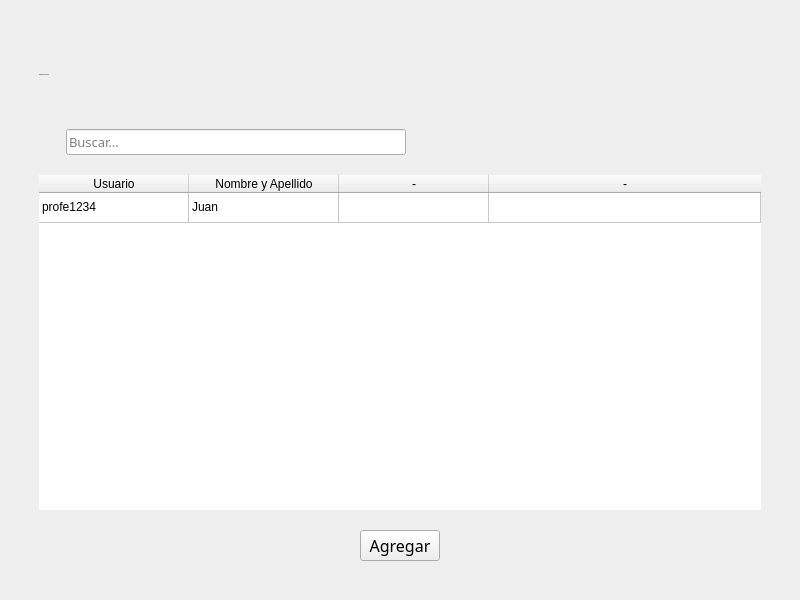
<?xml version="1.0" encoding="UTF-8"?>
<ui version="4.0">
 <class>MainWindow</class>
 <widget class="QMainWindow" name="MainWindow">
  <property name="geometry">
   <rect>
    <x>0</x>
    <y>0</y>
    <width>800</width>
    <height>600</height>
   </rect>
  </property>
  <property name="windowTitle">
   <string>MainWindow</string>
  </property>
  <property name="styleSheet">
   <string notr="true">@import url('https://fonts.googleapis.com/css2?family=Oswald:wght@200;400;700&amp;display=swap');

*{
    font-family: 'Raleway-blod';
    font-weight: 400;
}

QMenuBar{

    background-color: #293045;
    padding: 0;    
    text-transform: capitalize;
    font-size: 14px;
    color:white;
    display: flex;
    flex-direction: column;

}

QMenuBar:item{
    padding: 17px;
    border-radius: 10px;

}

QMenuBar:item:selected{
    background-color: #768AC5;
    color:black;
    border-radius: 5px;
    margin: 10px;
    
    

}

QMenu{
    background-color: #293045;

    color: white;
}

QMenu:item{
    padding: 5px;
    border-radius: 5px;
}

QMenu:item:selected{
    background-color: #768AC5;
    color:white;

}
Qmenu#icon{
   icon:size 40px; 
    
}


QRadioButton:indicator{
    border-style: solid;
    border-color:  #293045;
    border-radius: 6%;
    border-width:  2px;
    background-color: #BABFCE;
}
QRadioButton::indicator:checked{
    background-color: #768AC5;
}

#label{
    font-size: 20px;
}

QLineEdit{
    border-radius: 5px;
    background-color: #BABFCE;
    
}

#title{
    width: 100px;
    height: 200px;
}



QPushButton{
    border-color:#293045;
    border-style: solid;
    border-width: 1px;
    border-radius: 5px;
    background-color: #BABFCE;
    color:#293045;

}
QPushButton:hover{
    background-color:#768AC5;
    color:aliceblue;
}
QPushButton:pressed {
    background-color: #293045;

}

#pushButton_5{
    padding: 10px;
    background-color: #768AC5;
    border-radius: 15%;
}

#pushButton_2,#pushButton_3,#pushButton_4{
    width: 65px;
    height: 30px;
}

</string>
  </property>
  <widget class="QWidget" name="centralwidget">
   <layout class="QGridLayout" name="gridLayout_2">
    <item row="0" column="0">
     <layout class="QVBoxLayout" name="verticalLayout">
      <property name="spacing">
       <number>20</number>
      </property>
      <property name="leftMargin">
       <number>30</number>
      </property>
      <property name="topMargin">
       <number>30</number>
      </property>
      <property name="rightMargin">
       <number>30</number>
      </property>
      <property name="bottomMargin">
       <number>30</number>
      </property>
      <item>
       <widget class="QLabel" name="label">
        <property name="sizePolicy">
         <sizepolicy hsizetype="Fixed" vsizetype="Fixed">
          <horstretch>0</horstretch>
          <verstretch>0</verstretch>
         </sizepolicy>
        </property>
        <property name="minimumSize">
         <size>
          <width>0</width>
          <height>70</height>
         </size>
        </property>
        <property name="font">
         <font>
          <family>Raleway-blod</family>
          <pointsize>-1</pointsize>
          <bold>false</bold>
         </font>
        </property>
        <property name="text">
         <string>Solicitudes de usuario</string>
        </property>
       </widget>
      </item>
      <item>
       <layout class="QHBoxLayout" name="horizontalLayout_2">
        <item>
         <widget class="QLabel" name="label_2">
          <property name="sizePolicy">
           <sizepolicy hsizetype="Fixed" vsizetype="Fixed">
            <horstretch>0</horstretch>
            <verstretch>0</verstretch>
           </sizepolicy>
          </property>
          <property name="text">
           <string/>
          </property>
          <property name="pixmap">
           <pixmap>lupa.png</pixmap>
          </property>
         </widget>
        </item>
        <item>
         <widget class="QLineEdit" name="lineEdit">
          <property name="sizePolicy">
           <sizepolicy hsizetype="Maximum" vsizetype="Fixed">
            <horstretch>0</horstretch>
            <verstretch>0</verstretch>
           </sizepolicy>
          </property>
          <property name="minimumSize">
           <size>
            <width>340</width>
            <height>0</height>
           </size>
          </property>
          <property name="font">
           <font>
            <family>Raleway-blod</family>
            <pointsize>10</pointsize>
            <bold>false</bold>
           </font>
          </property>
          <property name="styleSheet">
           <string notr="true"/>
          </property>
          <property name="placeholderText">
           <string>Buscar...</string>
          </property>
         </widget>
        </item>
        <item>
         <spacer name="horizontalSpacer_2">
          <property name="orientation">
           <enum>Qt::Horizontal</enum>
          </property>
          <property name="sizeHint" stdset="0">
           <size>
            <width>40</width>
            <height>20</height>
           </size>
          </property>
         </spacer>
        </item>
       </layout>
      </item>
      <item>
       <widget class="QTableWidget" name="tableWidget">
        <property name="sizePolicy">
         <sizepolicy hsizetype="Expanding" vsizetype="Expanding">
          <horstretch>0</horstretch>
          <verstretch>0</verstretch>
         </sizepolicy>
        </property>
        <property name="frameShape">
         <enum>QFrame::NoFrame</enum>
        </property>
        <property name="frameShadow">
         <enum>QFrame::Plain</enum>
        </property>
        <property name="sortingEnabled">
         <bool>true</bool>
        </property>
        <attribute name="horizontalHeaderMinimumSectionSize">
         <number>90</number>
        </attribute>
        <attribute name="horizontalHeaderDefaultSectionSize">
         <number>150</number>
        </attribute>
        <attribute name="horizontalHeaderStretchLastSection">
         <bool>true</bool>
        </attribute>
        <attribute name="verticalHeaderVisible">
         <bool>false</bool>
        </attribute>
        <attribute name="verticalHeaderDefaultSectionSize">
         <number>30</number>
        </attribute>
        <attribute name="verticalHeaderHighlightSections">
         <bool>false</bool>
        </attribute>
        <attribute name="verticalHeaderShowSortIndicator" stdset="0">
         <bool>false</bool>
        </attribute>
        <row>
         <property name="text">
          <string/>
         </property>
        </row>
        <column>
         <property name="text">
          <string>Usuario</string>
         </property>
        </column>
        <column>
         <property name="text">
          <string>Nombre y Apellido</string>
         </property>
        </column>
        <column>
         <property name="text">
          <string>-</string>
         </property>
        </column>
        <column>
         <property name="text">
          <string>-</string>
         </property>
        </column>
        <item row="0" column="0">
         <property name="text">
          <string>profe1234</string>
         </property>
        </item>
        <item row="0" column="1">
         <property name="text">
          <string>Juan</string>
         </property>
        </item>
        <item row="0" column="2">
         <property name="text">
          <string/>
         </property>
        </item>
       </widget>
      </item>
      <item>
       <layout class="QHBoxLayout" name="horizontalLayout">
        <item>
         <spacer name="horizontalSpacer">
          <property name="orientation">
           <enum>Qt::Horizontal</enum>
          </property>
          <property name="sizeHint" stdset="0">
           <size>
            <width>40</width>
            <height>20</height>
           </size>
          </property>
         </spacer>
        </item>
        <item>
         <widget class="QPushButton" name="pushButton_2">
          <property name="sizePolicy">
           <sizepolicy hsizetype="Minimum" vsizetype="Fixed">
            <horstretch>0</horstretch>
            <verstretch>0</verstretch>
           </sizepolicy>
          </property>
          <property name="font">
           <font>
            <family>Raleway-blod</family>
            <pointsize>12</pointsize>
            <bold>false</bold>
           </font>
          </property>
          <property name="text">
           <string>Agregar</string>
          </property>
         </widget>
        </item>
        <item>
         <spacer name="horizontalSpacer_3">
          <property name="orientation">
           <enum>Qt::Horizontal</enum>
          </property>
          <property name="sizeHint" stdset="0">
           <size>
            <width>40</width>
            <height>20</height>
           </size>
          </property>
         </spacer>
        </item>
       </layout>
      </item>
     </layout>
    </item>
   </layout>
  </widget>
 </widget>
 <resources/>
 <connections/>
</ui>
